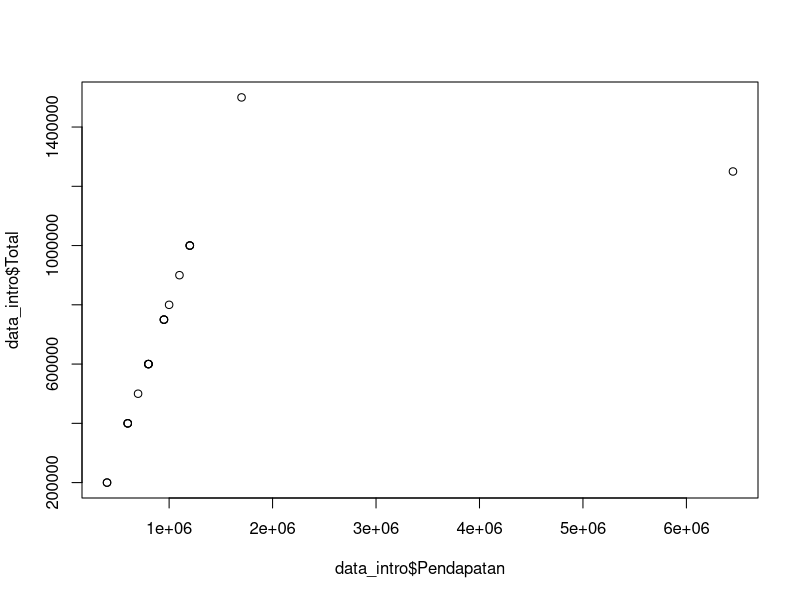

The R script that drew this image:
library(pracma)
data_intro <- read.csv("data_intro.csv", sep=";")
# data_intro
# str(data_intro)

#MENYESUAIKAN TIPE DATA UNTUK DIANALISIS
## mengubah data menjadi karakter karena tidak dilakukan analisis statistik pada variabel ID Pelanggan dan nama
#data_intro$ID.Pelanggan <- as.character(data_intro$ID.Pelanggan)
#data_intro$Nama <- as.character(data_intro$Nama)

## melihat apakah sudah berhasil dalam mengubah variabel tersebut

## Mengubah data menjadi factor untuk membedakan data kualitatif dengan menggunakan functon as.factor
data_intro$Jenis.Kelamin <- as.factor(data_intro$Jenis.Kelamin)
data_intro$Produk <- as.factor(data_intro$Produk)
data_intro$Tingkat.Kepuasan <- as.factor(data_intro$Tingkat.Kepuasan)

## Melihat apakah sudah berhasil dalam mengubah variabel tersebut dengan menggunakan function str
str(data_intro)

# #Nilai modus
# Mode(data_intro$Produk)
# median(data_intro$Total)
# mean(data_intro$Total)
# #summary(data_intro)
# ## carilah range untuk kolom Pendapatan pada variable data_intro
# max(data_intro$Pendapatan)-min(data_intro$Pendapatan)
# ## Carilah varians untuk kolom Pendapatan dari variable data_intro
# var(data_intro$Pendapatan)
# sd(data_intro$Jumlah)
# ## Carilah sebaran data kolom Jenis.Kelamin dari variable data_intro
# plot(data_intro$Jenis.Kelamin)

# ## Carilah sebaran data dari Pendapatan dari variable data_intro
# hist(data_intro$Pendapatan)

plot(data_intro$Pendapatan,data_intro$Total)
